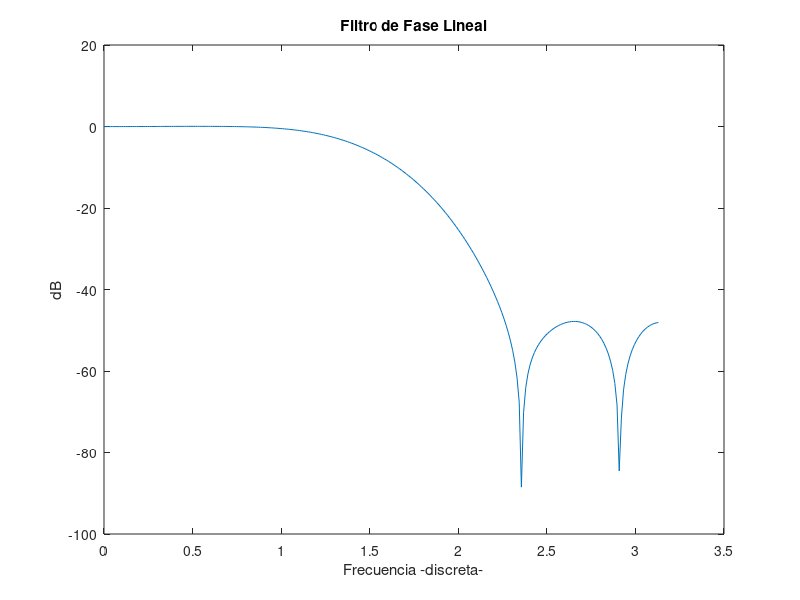

MATLAB code for this plot:
clear
M = 15 ;                             % Orden del filtro
nd = (M-1)/2;                        % Retardo de grupo
bdwd = 1.5                           % Ancho de banda del filtro
n = [0:M-1] ;                        % Vector de tiempo
% Calcular coeficientes del filtro:
h = bdwd/pi*sinc( (bdwd/pi)*(n-nd) ) % Calcular funcion de respuesta a impulso
hm = h.*hamming(M)' ;                % Ventana de la funcion de respuesta a impulso
% Calcular la respuesta en frecuencia
[H,w] = freqz(hm,1,256) ;
mag = 20 * log10 ( abs(H) ) ;        % Magnitud
% Grafica de la magnitud de la funcion de respuesta en frecuencia
plot(w,mag)
title ('Filtro de Fase Lineal')
xlabel('Frecuencia -discreta-')
ylabel('dB')
